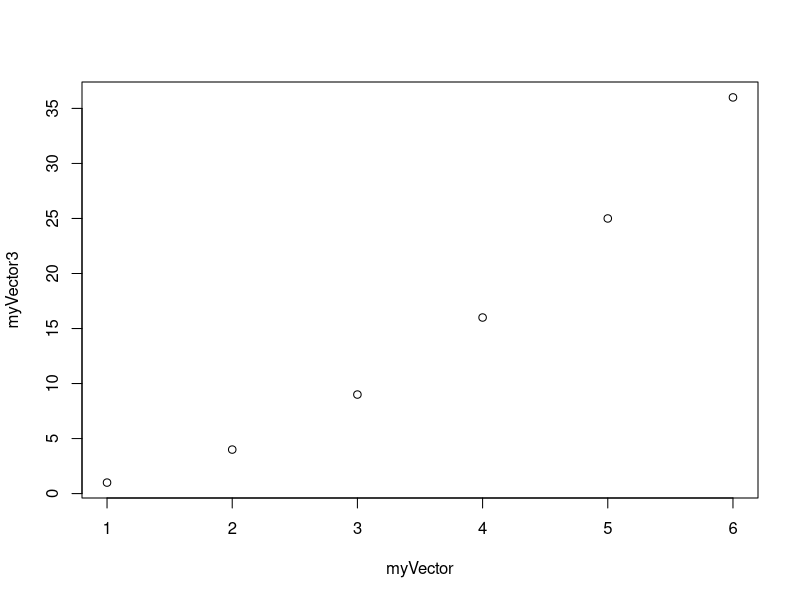
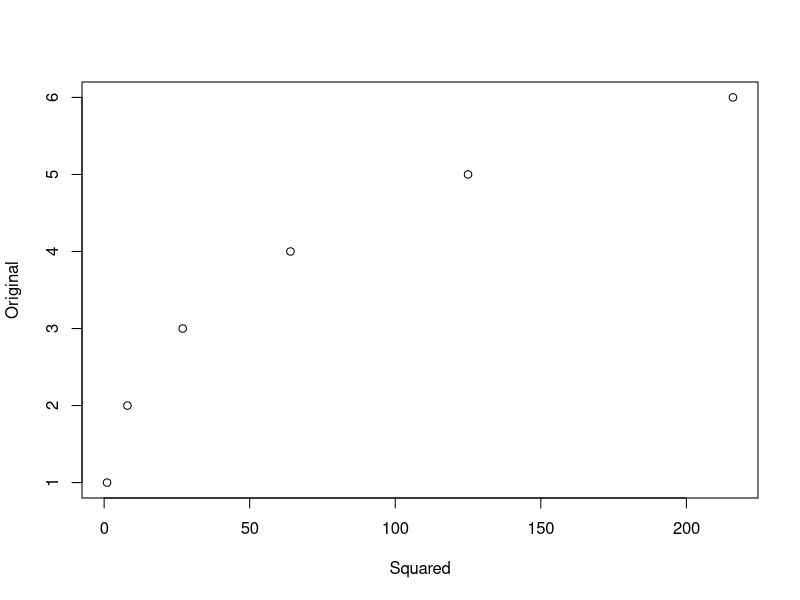

R code for these plots, in order:
## ---- chunk 1
2+2
## ---- chunk 2
rm(list = ls()) # Clear the workspace
myVector<-c(1,2,3,4,5,6)
# or
myVector<-1:6

## ---- chunk 3
myVector
## ---- chunk 4
myVector2<-myVector*2
## ---- chunk 5
sum(myVector2)
## ---- chunk 6
myVector3<-myVector^2
## ---- chunk 7
plot(x=myVector, y=myVector3)
## ---- chunk 8
myVector3[myVector3<30]
## ---- chunk 9
myMat<-matrix(1:12,nrow=3,ncol=4)
## ---- chunk 10
myMat[2,3]*myMat[3,2]
## ---- chunk 11
rownames(myMat)<-c('a','b','c')
colnames(myMat)<-c('1','2','3','4')
myMat
## ---- chunk 12
dimnames(myMat)<-list(c('a','b','c'),c('1','2','3','4'))
myMat
## ---- chunk 13
my3d<-array(c(rep(1:12,3)),dim=c(3,4,3))
dimnames(my3d)<-list(c('a','b','c'),c('1','2','3','4'),
                     c('1d','2d','3d'))
## ---- chunk 14
my3d[2,,2]*my3d[3,3,3]
## ---- chunk 15
rep(1,10)
## ---- chunk 16
1:100
## ---- chunk 17
seq(from=1, to=100, by=1)
## ---- chunk 18
myDataFrame<-data.frame(myVector,myVector^2,myVector^3)
head(myDataFrame)
## ---- chunk 19
colnames(myDataFrame)<-c('Original', 'Modified', 'Squared')
head(myDataFrame)
## ---- chunk 20
plot(Original~Squared,data=myDataFrame)
